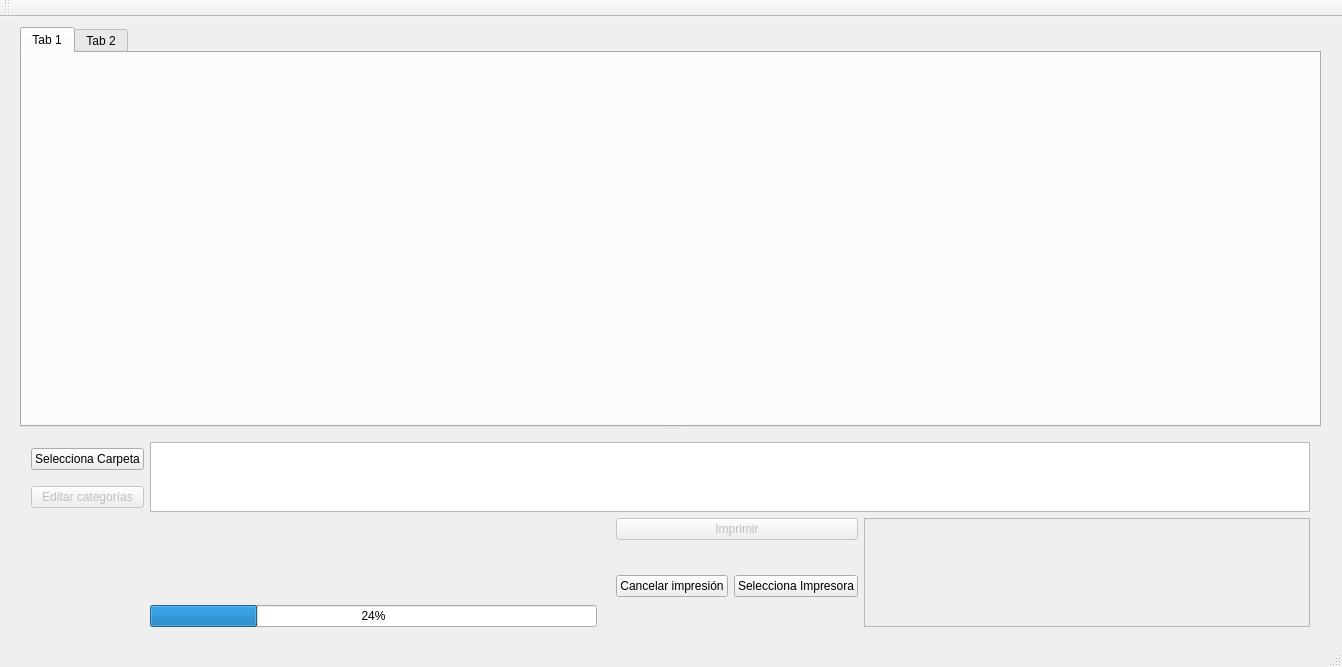
<?xml version="1.0" encoding="UTF-8"?>
<ui version="4.0">
 <class>MainWindow</class>
 <widget class="QMainWindow" name="MainWindow">
  <property name="enabled">
   <bool>true</bool>
  </property>
  <property name="geometry">
   <rect>
    <x>0</x>
    <y>0</y>
    <width>1342</width>
    <height>667</height>
   </rect>
  </property>
  <property name="windowTitle">
   <string>Huiini 1.5</string>
  </property>
  <widget class="QWidget" name="centralWidget">
   <widget class="QSplitter" name="splitter">
    <property name="geometry">
     <rect>
      <x>20</x>
      <y>10</y>
      <width>1301</width>
      <height>611</height>
     </rect>
    </property>
    <property name="orientation">
     <enum>Qt::Vertical</enum>
    </property>
    <widget class="QTabWidget" name="tabWidget">
     <property name="minimumSize">
      <size>
       <width>0</width>
       <height>400</height>
      </size>
     </property>
     <property name="currentIndex">
      <number>0</number>
     </property>
     <widget class="QWidget" name="tab">
      <attribute name="title">
       <string>Tab 1</string>
      </attribute>
     </widget>
     <widget class="QWidget" name="tab_2">
      <attribute name="title">
       <string>Tab 2</string>
      </attribute>
     </widget>
    </widget>
    <widget class="QWidget" name="">
     <layout class="QGridLayout" name="gridLayout">
      <property name="sizeConstraint">
       <enum>QLayout::SetMaximumSize</enum>
      </property>
      <item row="0" column="0">
       <widget class="QPushButton" name="carpetaChooser">
        <property name="text">
         <string>Selecciona Carpeta</string>
        </property>
       </widget>
      </item>
      <item row="0" column="1" rowspan="2" colspan="5">
       <widget class="QTableWidget" name="tableWidget_resumen">
        <property name="autoScroll">
         <bool>true</bool>
        </property>
        <attribute name="horizontalHeaderVisible">
         <bool>false</bool>
        </attribute>
        <attribute name="horizontalHeaderHighlightSections">
         <bool>false</bool>
        </attribute>
        <attribute name="horizontalHeaderMinimumSectionSize">
         <number>50</number>
        </attribute>
        <attribute name="verticalHeaderVisible">
         <bool>false</bool>
        </attribute>
       </widget>
      </item>
      <item row="1" column="0">
       <widget class="QPushButton" name="agrega_cats">
        <property name="enabled">
         <bool>false</bool>
        </property>
        <property name="text">
         <string>Editar categorías</string>
        </property>
       </widget>
      </item>
      <item row="2" column="0" rowspan="3">
       <widget class="QLabel" name="labelLogo">
        <property name="text">
         <string/>
        </property>
       </widget>
      </item>
      <item row="2" column="2" rowspan="2">
       <widget class="QLabel" name="folder">
        <property name="text">
         <string/>
        </property>
       </widget>
      </item>
      <item row="2" column="3" colspan="2">
       <widget class="QPushButton" name="imprimir">
        <property name="enabled">
         <bool>false</bool>
        </property>
        <property name="text">
         <string>Imprimir</string>
        </property>
       </widget>
      </item>
      <item row="2" column="5" rowspan="3">
       <widget class="QListWidget" name="listaDeImpresoras">
        <property name="enabled">
         <bool>false</bool>
        </property>
       </widget>
      </item>
      <item row="3" column="3" rowspan="2">
       <widget class="QPushButton" name="botonCancela">
        <property name="text">
         <string>Cancelar impresión</string>
        </property>
       </widget>
      </item>
      <item row="3" column="4" rowspan="2">
       <widget class="QPushButton" name="impresora">
        <property name="text">
         <string>Selecciona Impresora</string>
        </property>
       </widget>
      </item>
      <item row="4" column="1">
       <widget class="QProgressBar" name="progressBar">
        <property name="value">
         <number>24</number>
        </property>
       </widget>
      </item>
      <item row="4" column="2">
       <widget class="QLabel" name="folderPDF">
        <property name="text">
         <string/>
        </property>
       </widget>
      </item>
     </layout>
    </widget>
   </widget>
  </widget>
  <widget class="QMenuBar" name="menuBar">
   <property name="geometry">
    <rect>
     <x>0</x>
     <y>0</y>
     <width>1342</width>
     <height>21</height>
    </rect>
   </property>
  </widget>
  <widget class="QToolBar" name="mainToolBar">
   <attribute name="toolBarArea">
    <enum>TopToolBarArea</enum>
   </attribute>
   <attribute name="toolBarBreak">
    <bool>false</bool>
   </attribute>
  </widget>
  <widget class="QStatusBar" name="statusBar"/>
 </widget>
 <layoutdefault spacing="6" margin="11"/>
 <resources/>
 <connections/>
</ui>
